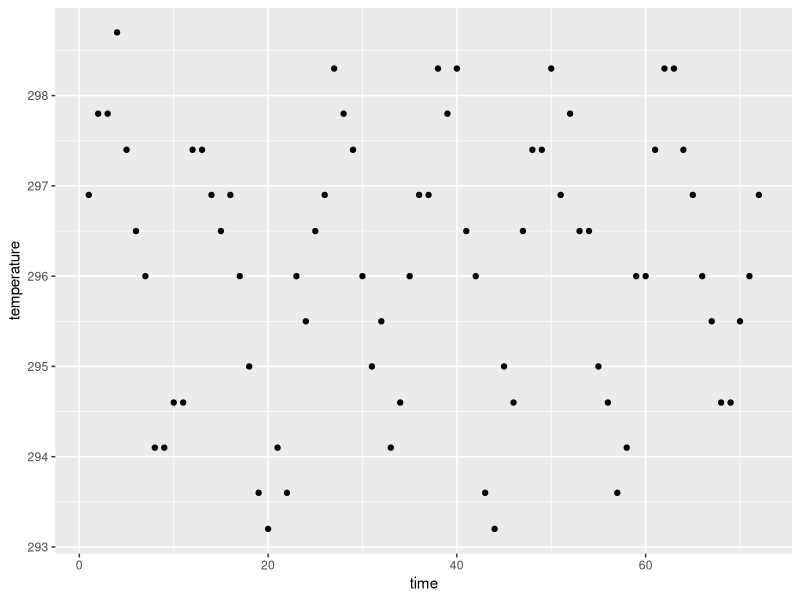
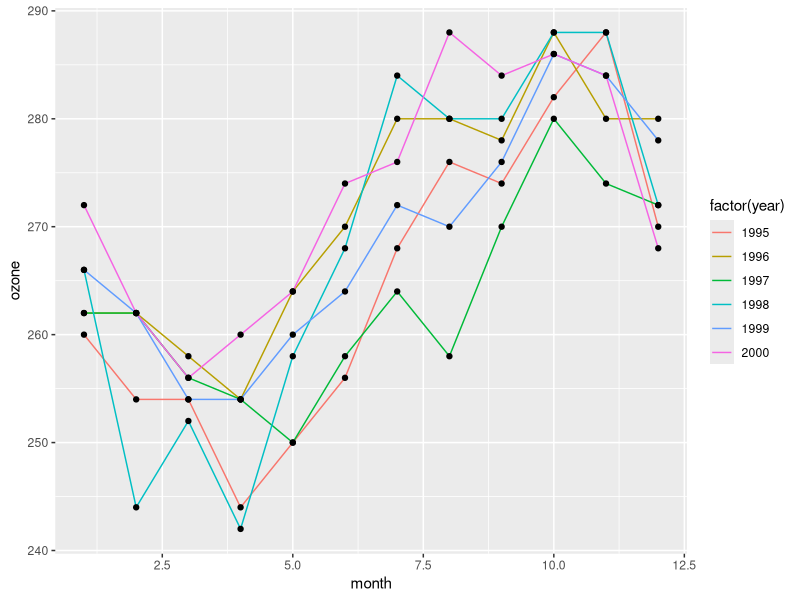
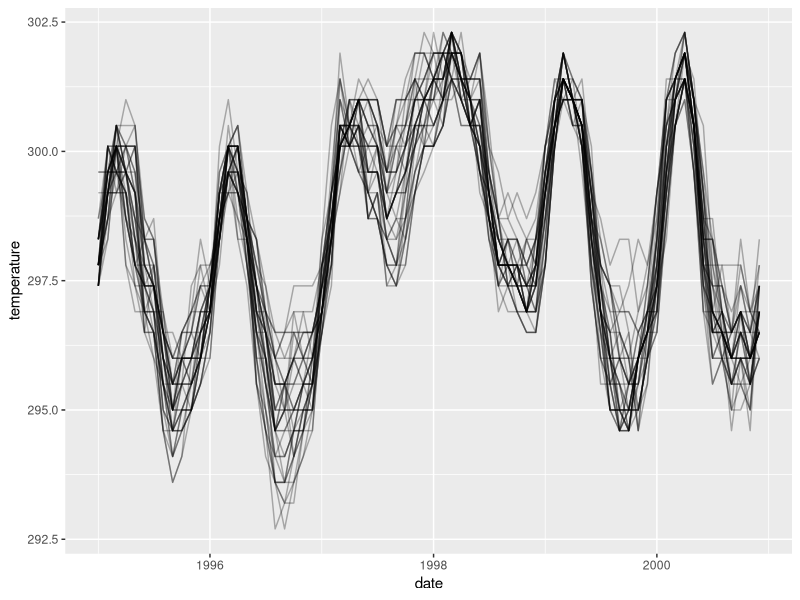

Source code (R) for these figures, in order: (Note: this script raises an error after producing the figures.)
## ---- chunk 1
knitr::opts_chunk$set(
	echo = TRUE,
	message = FALSE,
	warning = FALSE, fig.height=3, fig.width=5
)
## ---- chunk 2
library(tidyverse)
data(nasa, package="GGally")
## ---- chunk 3
nasa %>% filter(id =="1-1") %>%
  ggplot(aes(x = time, y=temperature)) + 
  geom_point()
## ---- chunk 4
nasa %>% filter(id== "1-1") %>%
  ggplot(aes(x = month, y = ozone, group = year)) +
  geom_line(aes(colour = factor(year))) +
  geom_point()
## ---- chunk 5
nasa %>% 
  filter(x %in% 1:10, y %in% 7:10) %>%
  ggplot(aes(x = date, y=temperature, group=id)) +
  geom_line(alpha = .3) 
## ---- chunk 6
data(box, package="classdata")
## ---- chunk 7
box_summary <- box %>%
  group_by(Movie, Distributor) %>%
  summarize(
    maxGross = max(Total.Gross, na.rm=T),
    lastDate = max(Date, na.rm=T),
    lastWeek = max(Week, na.rm=T),
    minGross = min(Total.Gross, na.rm=T),
    n = n()
  )

box_summary %>% head()
